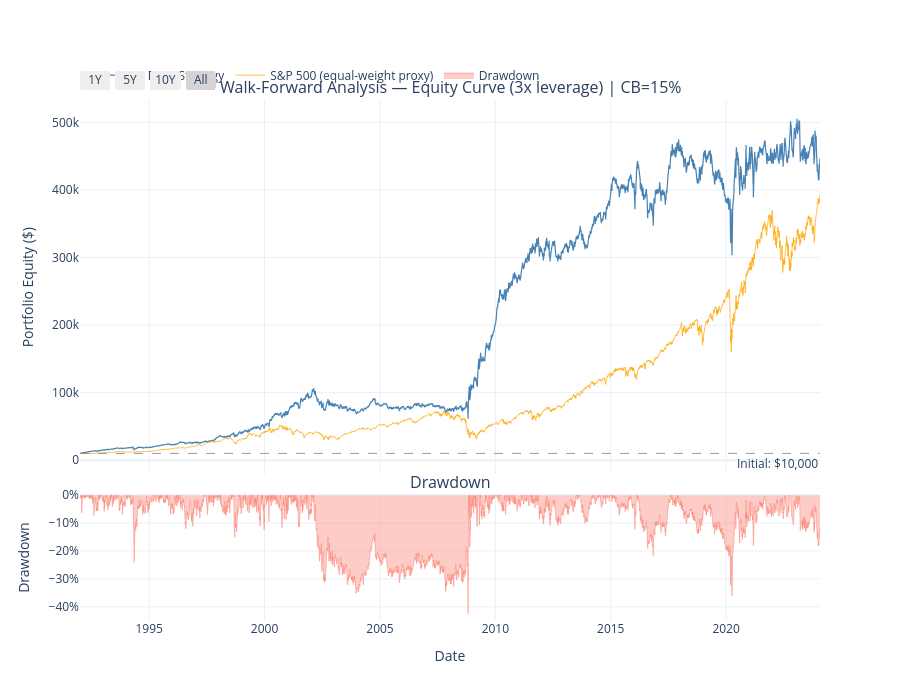

Write notebook code for a chart like this one.
### Markdown cell above
## WFA Equity Curve & Comparison with Buy-and-Hold

The real test: does our strategy beat simply holding the S&P 500?

### Code cell
import plotly.graph_objects as go
from plotly.subplots import make_subplots
from typing import cast

import pandas as pd

from pairs_eda import RollingPhase2Config, RollingPhase2Input, RollingPhase2Output

_wfa_result_obj = globals().get("wfa_result")
_wfa_input_obj = globals().get("wfa_input")
_wfa_config_obj = globals().get("wfa_config")
if _wfa_result_obj is None or _wfa_input_obj is None or _wfa_config_obj is None:
    raise RuntimeError("Run cell 74 first — wfa_result/wfa_input/wfa_config must be defined.")

wfa_result = cast(RollingPhase2Output, _wfa_result_obj)
wfa_input = cast(RollingPhase2Input, _wfa_input_obj)
wfa_config = cast(RollingPhase2Config, _wfa_config_obj)

# --- S&P 500 benchmark (buy & hold, same initial capital) ---
_eq_idx = cast(pd.DatetimeIndex, wfa_result.daily_equity.index)
_sp500_bench = sp500_daily_prices.mean(axis=1).loc[_eq_idx[0]:_eq_idx[-1]]
_sp500_bench = _sp500_bench / _sp500_bench.iloc[0] * wfa_input.initial_capital

# --- Drawdown series ---
running_max = wfa_result.daily_equity.cummax()
drawdown = wfa_result.daily_equity / running_max - 1.0

# --- Build title ---
leverage_label = f" ({wfa_config.leverage:.0f}x leverage)" if wfa_config.leverage > 1.0 else ""
cb_label = f" | CB={wfa_config.circuit_breaker_pct:.0%}" if wfa_config.circuit_breaker_pct > 0 else ""
title = f"Walk-Forward Analysis — Equity Curve{leverage_label}{cb_label}"

fig = make_subplots(
    rows=2, cols=1, shared_xaxes=True,
    row_heights=[0.75, 0.25], vertical_spacing=0.04,
    subplot_titles=[title, "Drawdown"],
)

fig.add_trace(go.Scatter(
    x=wfa_result.daily_equity.index, y=wfa_result.daily_equity.values,
    name="WFA Pairs Strategy", line=dict(color="steelblue", width=1.2),
), row=1, col=1)

fig.add_trace(go.Scatter(
    x=_sp500_bench.index, y=_sp500_bench.values,
    name="S&P 500 (equal-weight proxy)", line=dict(color="orange", width=1.0),
    opacity=0.7,
), row=1, col=1)

fig.add_hline(
    y=wfa_input.initial_capital, line_dash="dash", line_color="gray", line_width=0.8,
    annotation_text=f"Initial: ${wfa_input.initial_capital:,.0f}",
    annotation_position="bottom right", row=1, col=1,
)

fig.add_trace(go.Scatter(
    x=drawdown.index, y=drawdown.values,
    name="Drawdown", fill="tozeroy",
    line=dict(color="salmon", width=0.5), fillcolor="rgba(250,128,114,0.4)",
    hovertemplate="%{x|%Y-%m-%d}<br>DD: %{y:.1%}<extra></extra>",
), row=2, col=1)

fig.update_yaxes(title_text="Portfolio Equity ($)", row=1, col=1)
fig.update_yaxes(title_text="Drawdown", tickformat=".0%", row=2, col=1)
fig.update_xaxes(title_text="Date", row=2, col=1)

fig.update_layout(
    height=700, template="plotly_white",
    legend=dict(orientation="h", yanchor="bottom", y=1.02, xanchor="left", x=0),
    hovermode="x unified",
    xaxis=dict(
        rangeselector=dict(buttons=[
            dict(count=1, label="1Y", step="year", stepmode="backward"),
            dict(count=5, label="5Y", step="year", stepmode="backward"),
            dict(count=10, label="10Y", step="year", stepmode="backward"),
            dict(step="all", label="All"),
        ]),
        rangeslider=dict(visible=False),
    ),
)

fig.show()

# --- Monthly returns summary ---
monthly = wfa_result.daily_return.resample("ME").apply(lambda x: (1 + x).prod() - 1)
_equity_index = cast(pd.DatetimeIndex, wfa_result.daily_equity.index)
_years_observed = max((_equity_index[-1] - _equity_index[0]).days / 365.25, 1.0)
annual_ret = (1 + wfa_result.summary["cumulative_return"]) ** (1 / _years_observed) - 1
print(f"\nPerformance summary:")
print(f"  Cumulative      : {wfa_result.summary['cumulative_return']:.2%}")
print(f"  Annualized      : {annual_ret:.2%}")
print(f"  Sharpe           : {wfa_result.summary['sharpe_ratio']:.2f}")
print(f"  Max drawdown     : {wfa_result.summary['max_drawdown']:.2%}")
print(f"\nMonthly return stats:")
print(f"  Mean     : {monthly.mean():.2%}")
print(f"  Median   : {monthly.median():.2%}")
print(f"  Worst    : {monthly.min():.2%}")
print(f"  Best     : {monthly.max():.2%}")
print(f"  % positive months: {(monthly > 0).mean():.0%}")

### Figure 1 — Plotly figure (JSON) as saved in the notebook; plotly's stock layout.template omitted (floating-point values rounded to 4 significant figures; data arrays with more than 128 entries replaced by an {"elided": "..."} marker saying what was removed)
{"data": [{"line": {"color": "steelblue", "width": 1.2}, "name": "WFA Pairs Strategy", "type": "scatter", "x": {"elided": "8077 str values"}, "xaxis": "x", "y": {"elided": "8077 float values"}, "yaxis": "y"}, {"line": {"color": "orange", "width": 1}, "name": "S&P 500 (equal-weight proxy)", "opacity": 0.7, "type": "scatter", "x": {"elided": "8077 str values"}, "xaxis": "x", "y": {"elided": "8077 float values"}, "yaxis": "y"}, {"fill": "tozeroy", "fillcolor": "rgba(250,128,114,0.4)", "hovertemplate": "%{x|%Y-%m-%d}<br>DD: %{y:.1%}<extra></extra>", "line": {"color": "salmon", "width": 0.5}, "name": "Drawdown", "type": "scatter", "x": {"elided": "8077 str values"}, "xaxis": "x2", "y": {"elided": "8077 float values"}, "yaxis": "y2"}], "layout": {"annotations": [{"font": {"size": 16}, "showarrow": false, "text": "Walk-Forward Analysis — Equity Curve (3x leverage) | CB=15%", "x": 0.5, "xanchor": "center", "xref": "paper", "y": 1, "yanchor": "bottom", "yref": "paper"}, {"font": {"size": 16}, "showarrow": false, "text": "Drawdown", "x": 0.5, "xanchor": "center", "xref": "paper", "y": 0.24, "yanchor": "bottom", "yref": "paper"}, {"showarrow": false, "text": "Initial: $10,000", "x": 1, "xanchor": "right", "xref": "x domain", "y": 10000, "yanchor": "top", "yref": "y"}], "height": 700, "hovermode": "x unified", "legend": {"orientation": "h", "x": 0, "xanchor": "left", "y": 1.02, "yanchor": "bottom"}, "shapes": [{"line": {"color": "gray", "dash": "dash", "width": 0.8}, "type": "line", "x0": 0, "x1": 1, "xref": "x domain", "y0": 10000, "y1": 10000, "yref": "y"}], "xaxis": {"anchor": "y", "domain": [0, 1], "matches": "x2", "rangeselector": {"buttons": [{"count": 1, "label": "1Y", "step": "year", "stepmode": "backward"}, {"count": 5, "label": "5Y", "step": "year", "stepmode": "backward"}, {"count": 10, "label": "10Y", "step": "year", "stepmode": "backward"}, {"label": "All", "step": "all"}]}, "rangeslider": {"visible": false}, "showticklabels": false}, "xaxis2": {"anchor": "y2", "domain": [0, 1], "title": {"text": "Date"}}, "yaxis": {"anchor": "x", "domain": [0.28, 1], "title": {"text": "Portfolio Equity ($)"}}, "yaxis2": {"anchor": "x2", "domain": [0, 0.24], "tickformat": ".0%", "title": {"text": "Drawdown"}}}}
